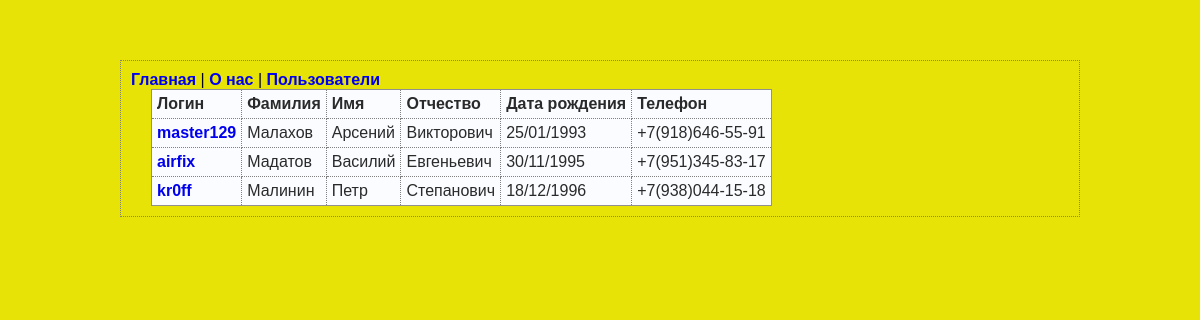
Screenshot of /users with the database file from the repository.
### app.py (models this page shows)
class UserModel(db.Model):
    __tablename__ = "users"
    login = db.Column(db.String(32), unique=True, primary_key=True, nullable=False)
    surname = db.Column(db.String(32), unique=False, nullable=False)
    name = db.Column(db.String(32), unique=False, nullable=False)
    middle_name = db.Column(db.String(32), unique=False, nullable=False)
    birth_date = db.Column(db.String(32), unique=False, nullable=False)
    phone = db.Column(db.String(32), unique=False, nullable=False)
    def to_dict(self):
        return {"login": self.login,
                "surname": self.surname,
                "name": self.name,
                "middle_name": self.middle_name,
                "birth_date": self.birth_date,
                "phone": self.phone}

### app.py (the view)
@app.get('/users')
def users_list():
    users_db = UserModel.query.all()
    entities = list()
    for user_db in users_db:
        entities.append(user_db.to_dict())
    return render_template("users_list.html", **{"entities":entities})

### templates/users_list.html (shortened to what this page needs)
{% extends "base.html" %}
{% block content %}
<table border="1" cellspacing="0">
    <tr>
        <th>Логин</th>
        <th>Фамилия</th>
        <th>Имя</th>
        <th>Отчество</th>
        <th>Дата рождения</th>
        <th>Телефон</th>
    </tr>
    {% for item in entities %}
    <tr>
        <td><a href="users/{{ item.login }}"> {{item.login}}</a></td>
        <td>{{ item.surname }}</td>
        <td>{{ item.name }}</td>
        <td>{{ item.middle_name }}</td>
        <td>{{ item.birth_date }}</td>
        <td>{{ item.phone }}</td>
    </tr>
    {% endfor %}
</table>
{%endblock%}

### templates/base.html (shortened to what this page needs)
<!DOCTYPE html>
<html lang="ru">
<head>
    <link rel="stylesheet" href="/static/css/style.css">
</head>
<body>
    <div id="main">
        <div id="menu">
            <a href="/">Главная</a> |
            <a href="/about">О нас</a> |
            <a href="/users">Пользователи</a>
        </div>
        <div id="content">
            {% block content %}{% endblock %}
        </div>
    </div>
</body>
</html>

### static/css/style.css (style rules this page uses)
body { font-family: Verdana, Geneva, Arial, sans-serif; font-size: medium; background-color: rgb(231, 227, 6); margin-top: 5%; margin-bottom: 5%; margin-left: 10%; margin-right: 10%; border: 1px dotted gray; padding: 10px 10px 10px 10px; }
a { text-decoration: none; font-weight: 600; }
table { margin-left: 20px; margin-right: 20px; caption-side: bottom; border-collapse: collapse; }
td, th { padding: 5px; text-align: left; }
table { font-size: 1em; background-color: #fafcff; border: 1px solid #909090; color: #2a2a2a; padding: 5px 5px 2px; border-collapse: collapse; }
td, th { border: thin dotted gray; }

### rows the page displays
UserModel: login "master129", surname "Малахов", name "Арсений", middle_name "Викторович", birth_date "25/01/1993", phone "+7(918)646-55-91"
UserModel: login "airfix", surname "Мадатов", name "Василий", middle_name "Евгеньевич", birth_date "30/11/1995", phone "+7(951)345-83-17"
UserModel: login "kr0ff", surname "Малинин", name "Петр", middle_name "Степанович", birth_date "18/12/1996", phone "+7(938)044-15-18"
